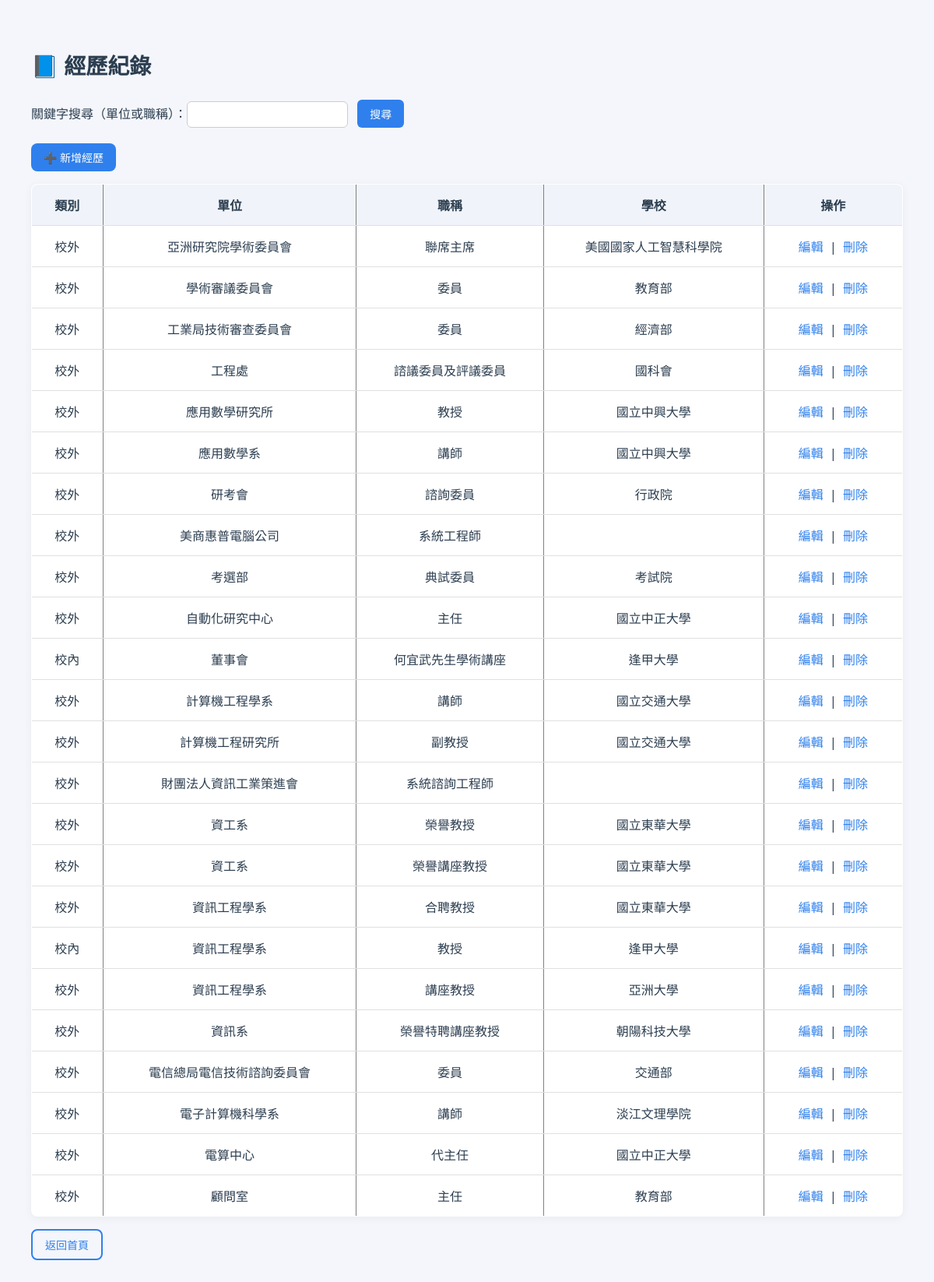
Page /experience_list.php (signed in) on the committed database.
### tables this page shows
CREATE TABLE `Experience` (
  `category` enum('校內','校外') DEFAULT NULL,
  `organization` varchar(255) NOT NULL,
  `teacher_id` int(11) NOT NULL,
  `role` varchar(100) NOT NULL,
  `school` varchar(100) DEFAULT NULL
);

### experience_list.php (the view, shortened to what this page needs)
<?php
require_once 'phpdb.php';
$teacher_id = $_SESSION['teacher_id'];
$keyword = $_GET['q'] ?? '';
?>
<!DOCTYPE html>
<html lang="zh-Hant">
<head>
    <link rel="stylesheet" href="experience_list_style.css">
</head>
<body>
<div class="container">
<h2>📘 經歷紀錄</h2>
<form method="get">
    關鍵字搜尋（單位或職稱）：<input type="text" name="q" value="<?= htmlspecialchars($keyword) ?>">
    <input type="submit" value="搜尋" class="btn">
</form>
<p><a href="experience_insert.php" class="btn">➕ 新增經歷</a></p>
<table border="1" cellpadding="10">
    <tr>
        <th>類別</th><th>單位</th><th>職稱</th><th>學校</th><th>操作</th>
    </tr>
    <?php
    if ($keyword !== '') {
        $stmt = mysqli_prepare($link, "SELECT * FROM Experience WHERE teacher_id = ? AND (organization LIKE ? OR role LIKE ?)");
        $kw = "%$keyword%";
        mysqli_stmt_bind_param($stmt, 'iss', $teacher_id, $kw, $kw);
    } else {
        $stmt = mysqli_prepare($link, "SELECT * FROM Experience WHERE teacher_id = ?");
        mysqli_stmt_bind_param($stmt, 'i', $teacher_id);
    }
    mysqli_stmt_execute($stmt);
    $result = mysqli_stmt_get_result($stmt);
    while ($row = mysqli_fetch_assoc($result)) {
        echo "<tr>";
        echo "<td>" . htmlspecialchars($row['category']) . "</td>";
        echo "<td>" . htmlspecialchars($row['organization']) . "</td>";
        echo "<td>" . htmlspecialchars($row['role']) . "</td>";
        echo "<td>" . htmlspecialchars($row['school']) . "</td>";
        $category = urlencode($row['category']);
        $organization = urlencode($row['organization']);
        $role = urlencode($row['role']);
        echo "<td>
                <a href='experience_update.php?category={$category}&organization={$organization}&role={$role}'>編輯</a> |
                <a href='experience_delete.php?category={$category}&organization={$organization}&role={$role}' onclick='return confirm(\"確定要刪除？\")'>刪除</a>
              </td>";
        echo "</tr>";
    }
    ?>
</table>
<p><a href="index576.php" class="btn btn-outline">返回首頁</a></p>
</div>
</body>
</html>

### experience_list_style.css (style rules this page uses)
body { font-family: "Noto Sans TC", "Segoe UI", Tahoma, sans-serif; background-color: #f4f6fb; margin: 0; padding: 40px; color: #2c3e50; }
h2 { font-size: 28px; margin-bottom: 25px; }
form { margin-bottom: 20px; }
input[type="text"] { padding: 8px 12px; font-size: 14px; border-radius: 6px; border: 1px solid #ccc; margin-right: 8px; }
input[type="submit"] { padding: 8px 16px; font-size: 14px; background-color: #2f80ed; color: white; border: none; border-radius: 6px; cursor: pointer; transition: all 0.2s ease; }
table { width: 100%; border-collapse: collapse; margin-top: 15px; background: white; border-radius: 8px; box-shadow: 0 2px 12px rgba(0,0,0,0.05); overflow: hidden; }
th, td { padding: 14px 18px; border-bottom: 1px solid #e0e0e0; text-align: center; }
th { background-color: #f0f4fa; font-weight: 600; }
td a { color: #2f80ed; text-decoration: none; font-weight: 500; margin: 0 4px; }
.btn { display: inline-block; padding: 8px 16px; font-size: 14px; background-color: #2f80ed; color: white; border: none; border-radius: 8px; cursor: pointer; font-weight: 500; text-decoration: none; transition: all 0.3s ease; }
.btn-outline { background-color: transparent; border: 2px solid #2f80ed; color: #2f80ed; }

### rows in the picture
experience: category "校外", organization "亞洲研究院學術委員會", role "聯席主席", school "美國國家人工智慧科學院"
experience: category "校外", organization "學術審議委員會", role "委員", school "教育部"
experience: category "校外", organization "工業局技術審查委員會", role "委員", school "經濟部"
experience: category "校外", organization "工程處", role "諮議委員及評議委員", school "國科會"
experience: category "校外", organization "應用數學研究所", role "教授", school "國立中興大學"
experience: category "校外", organization "應用數學系", role "講師", school "國立中興大學"
experience: category "校外", organization "研考會", role "諮詢委員", school "行政院"
experience: category "校外", organization "美商惠普電腦公司", role "系統工程師"
experience: category "校外", organization "考選部", role "典試委員", school "考試院"
experience: category "校外", organization "自動化研究中心", role "主任", school "國立中正大學"
experience: category "校內", organization "董事會", role "何宜武先生學術講座", school "逢甲大學"
experience: category "校外", organization "計算機工程學系", role "講師", school "國立交通大學"
experience: category "校外", organization "計算機工程研究所", role "副教授", school "國立交通大學"
experience: category "校外", organization "財團法人資訊工業策進會", role "系統諮詢工程師"
experience: category "校外", organization "資工系", role "榮譽教授", school "國立東華大學"
experience: category "校外", organization "資工系", role "榮譽講座教授", school "國立東華大學"
experience: category "校外", organization "資訊工程學系", role "合聘教授", school "國立東華大學"
experience: category "校內", organization "資訊工程學系", role "教授", school "逢甲大學"
experience: category "校外", organization "資訊工程學系", role "講座教授", school "亞洲大學"
experience: category "校外", organization "資訊系", role "榮譽特聘講座教授", school "朝陽科技大學"
experience: category "校外", organization "電信總局電信技術諮詢委員會", role "委員", school "交通部"
experience: category "校外", organization "電子計算機科學系", role "講師", school "淡江文理學院"
experience: category "校外", organization "電算中心", role "代主任", school "國立中正大學"
experience: category "校外", organization "顧問室", role "主任", school "教育部"
